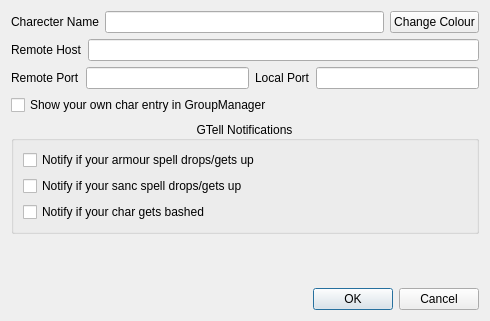
<?xml version="1.0" encoding="UTF-8"?>
<ui version="4.0">
 <class>GroupManagerSettings</class>
 <widget class="QDialog" name="GroupManagerSettings">
  <property name="geometry">
   <rect>
    <x>0</x>
    <y>0</y>
    <width>490</width>
    <height>321</height>
   </rect>
  </property>
  <property name="sizePolicy">
   <sizepolicy hsizetype="Preferred" vsizetype="Preferred">
    <horstretch>0</horstretch>
    <verstretch>0</verstretch>
   </sizepolicy>
  </property>
  <property name="windowTitle">
   <string>GroupManager Settings</string>
  </property>
  <layout class="QVBoxLayout">
   <item>
    <layout class="QHBoxLayout">
     <item>
      <widget class="QLabel" name="label">
       <property name="text">
        <string>Charecter Name</string>
       </property>
      </widget>
     </item>
     <item>
      <widget class="QLineEdit" name="lineEdit_charName"/>
     </item>
     <item>
      <widget class="QPushButton" name="pushButton_changeColour">
       <property name="text">
        <string>Change Colour</string>
       </property>
      </widget>
     </item>
    </layout>
   </item>
   <item>
    <layout class="QHBoxLayout">
     <item>
      <widget class="QLabel" name="label_2">
       <property name="text">
        <string>Remote Host</string>
       </property>
      </widget>
     </item>
     <item>
      <widget class="QLineEdit" name="lineEdit_remoteHost"/>
     </item>
    </layout>
   </item>
   <item>
    <layout class="QHBoxLayout">
     <item>
      <widget class="QLabel" name="label_3">
       <property name="text">
        <string>Remote Port</string>
       </property>
      </widget>
     </item>
     <item>
      <widget class="QLineEdit" name="lineEdit_remotePort"/>
     </item>
     <item>
      <widget class="QLabel" name="label_4">
       <property name="text">
        <string>Local Port</string>
       </property>
      </widget>
     </item>
     <item>
      <widget class="QLineEdit" name="lineEdit_localPort"/>
     </item>
    </layout>
   </item>
   <item>
    <widget class="QCheckBox" name="checkBox_showSelf">
     <property name="text">
      <string>Show your own char entry in GroupManager</string>
     </property>
    </widget>
   </item>
   <item>
    <widget class="QGroupBox" name="groupBox">
     <property name="sizePolicy">
      <sizepolicy hsizetype="Preferred" vsizetype="Preferred">
       <horstretch>0</horstretch>
       <verstretch>0</verstretch>
      </sizepolicy>
     </property>
     <property name="title">
      <string>GTell Notifications</string>
     </property>
     <property name="alignment">
      <set>Qt::AlignCenter</set>
     </property>
     <layout class="QGridLayout" name="gridLayout">
      <item row="0" column="0">
       <widget class="QCheckBox" name="checkBox_notifyArm">
        <property name="text">
         <string>Notify if your armour spell drops/gets up</string>
        </property>
       </widget>
      </item>
      <item row="1" column="0">
       <widget class="QCheckBox" name="checkBox_notifySanc">
        <property name="text">
         <string>Notify if your sanc spell drops/gets up</string>
        </property>
       </widget>
      </item>
      <item row="2" column="0">
       <widget class="QCheckBox" name="checkBox_notifyBash">
        <property name="text">
         <string>Notify if your char gets bashed</string>
        </property>
       </widget>
      </item>
     </layout>
    </widget>
   </item>
   <item>
    <spacer>
     <property name="orientation">
      <enum>Qt::Vertical</enum>
     </property>
     <property name="sizeHint" stdset="0">
      <size>
       <width>20</width>
       <height>40</height>
      </size>
     </property>
    </spacer>
   </item>
   <item>
    <layout class="QHBoxLayout">
     <item>
      <spacer>
       <property name="orientation">
        <enum>Qt::Horizontal</enum>
       </property>
       <property name="sizeHint" stdset="0">
        <size>
         <width>40</width>
         <height>20</height>
        </size>
       </property>
      </spacer>
     </item>
     <item>
      <widget class="QDialogButtonBox" name="buttonBox">
       <property name="orientation">
        <enum>Qt::Horizontal</enum>
       </property>
       <property name="standardButtons">
        <set>QDialogButtonBox::Cancel|QDialogButtonBox::Ok</set>
       </property>
      </widget>
     </item>
    </layout>
   </item>
  </layout>
 </widget>
 <tabstops>
  <tabstop>lineEdit_charName</tabstop>
  <tabstop>lineEdit_remoteHost</tabstop>
  <tabstop>lineEdit_remotePort</tabstop>
  <tabstop>lineEdit_localPort</tabstop>
  <tabstop>pushButton_changeColour</tabstop>
 </tabstops>
 <resources/>
 <connections>
  <connection>
   <sender>buttonBox</sender>
   <signal>rejected()</signal>
   <receiver>GroupManagerSettings</receiver>
   <slot>reject()</slot>
   <hints>
    <hint type="sourcelabel">
     <x>433</x>
     <y>118</y>
    </hint>
    <hint type="destinationlabel">
     <x>291</x>
     <y>70</y>
    </hint>
   </hints>
  </connection>
  <connection>
   <sender>buttonBox</sender>
   <signal>accepted()</signal>
   <receiver>GroupManagerSettings</receiver>
   <slot>accept()</slot>
   <hints>
    <hint type="sourcelabel">
     <x>433</x>
     <y>118</y>
    </hint>
    <hint type="destinationlabel">
     <x>291</x>
     <y>70</y>
    </hint>
   </hints>
  </connection>
 </connections>
</ui>
